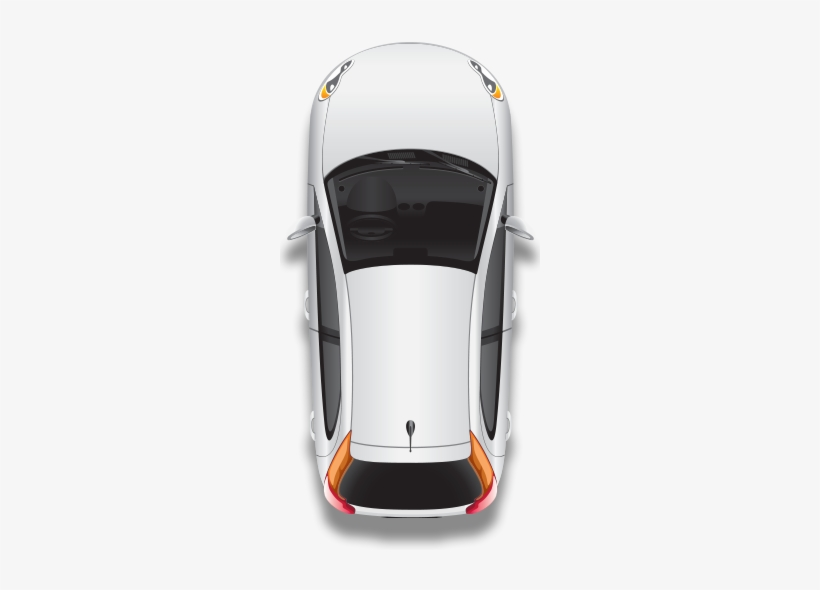
#> input picture Basic_Projects/color_detection/car.png, 820 x 590 px
$ python color_detect-TRACKBAR.py
#> lines starting #> are read from the running program, lines starting #| are printed output that depends on the picture; after the words box and inside, x2 and y2 are one past the last pixel; in counts of white or black regions, pixels touching at a corner belong together
import cv2
import numpy as np

##################################################################

img = cv2.imread('car.png')
#> img is the input picture: shape (590, 820, 3); mean B, G, R 228.2, 228.2, 228.7
img = cv2.resize(img, (0,0), None, 0.5, 0.5)
#> img: shape (295, 410, 3)
hsv = cv2.cvtColor(img, cv2.COLOR_BGR2HSV)
#> hsv: shape (295, 410, 3); mean H, S, V 18.9, 2.2, 229

##################################################################

def empty(a):
    pass

cv2.namedWindow('TRACK')
cv2.resizeWindow('TRACK', 720, 420)
cv2.createTrackbar('hue_min', 'TRACK', 0, 300, empty)
cv2.createTrackbar('hue_max', 'TRACK', 300, 300, empty)
cv2.createTrackbar('sat_min', 'TRACK', 0, 300, empty)
cv2.createTrackbar('sat_max', 'TRACK', 300, 300, empty)
cv2.createTrackbar('val_min', 'TRACK', 0, 300, empty)
cv2.createTrackbar('val_max', 'TRACK', 00, 300, empty)


##################################################################

gry = cv2.cvtColor(img, cv2.COLOR_BGR2GRAY)
gry_co = cv2.cvtColor(gry, cv2.COLOR_GRAY2BGR)

blr = cv2.GaussianBlur(gry_co, (9,9), 1)

cny = cv2.Canny(blr, 50, 50)
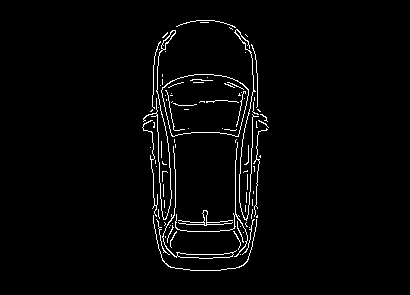
#> cny: shape (295, 410); 2.5% white in thin lines or dots, all inside (x1, y1, x2, y2) = (142, 20, 269, 271)
cny_co = cv2.cvtColor(cny, cv2.COLOR_GRAY2BGR)

kernel = np.ones((5,5))
dlt = cv2.dilate(cny_co, kernel, iterations = 2)
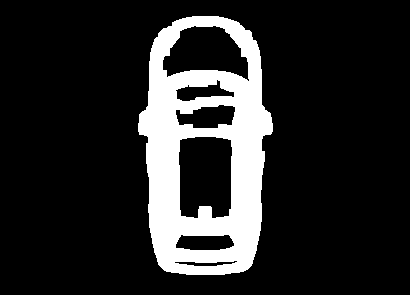
#> dlt: shape (295, 410, 3); 15.6% white; 1 white region, box (x1, y1, x2, y2) and area: (138, 16, 273, 275) 18870

erd = cv2.erode(dlt, kernel, iterations=2)
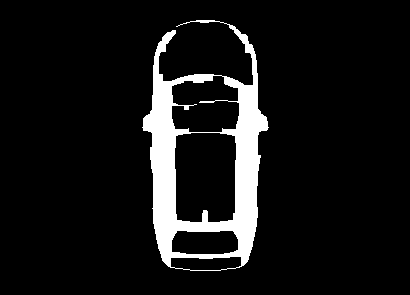
#> erd: shape (295, 410, 3); 8.7% white; 1 white region, box (x1, y1, x2, y2) and area: (142, 20, 269, 271) 10488

##################################################################

while True:
    hu_mi = cv2.getTrackbarPos('hue_min', 'TRACK')  # creating trackbar position
    hu_ma = cv2.getTrackbarPos('hue_max', 'TRACK')
    sa_mi = cv2.getTrackbarPos('sat_min', 'TRACK')
    sa_ma = cv2.getTrackbarPos('sat_max', 'TRACK')
    va_mi = cv2.getTrackbarPos('val_min', 'TRACK')
    va_ma = cv2.getTrackbarPos('val_max', 'TRACK')

    min = np.array([hu_mi, sa_mi, va_mi])  # defining range
    max = np.array([hu_ma, sa_ma, va_ma])

    mask = cv2.inRange(hsv, min, max) # mask matrix creation
#> mask: shape (295, 410); every value is 0
    mask_co = cv2.cvtColor(mask, cv2.COLOR_GRAY2BGR)
#> mask_co: shape (295, 410, 3); every value is 0

    fi_img = cv2.bitwise_and(img, img, mask)  # filter image

##################################################################

    hstack = np.hstack([img, mask_co, fi_img])
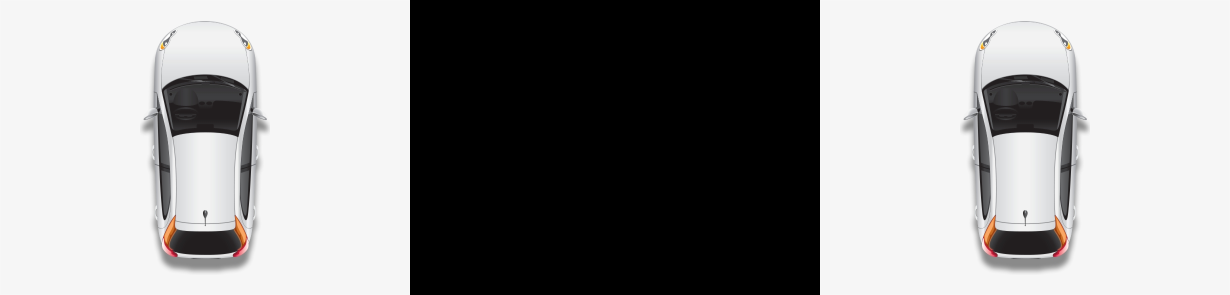
#> hstack: shape (295, 1230, 3); mean B, G, R 152.2, 152.1, 152.5
    cv2.imshow('TRACK', hstack)

    if cv2.waitKey(1) & 0xFF == ord('q'):
#> (key q is pressed here)
        break

cv2.destroyAllWindows()

##################################################################
